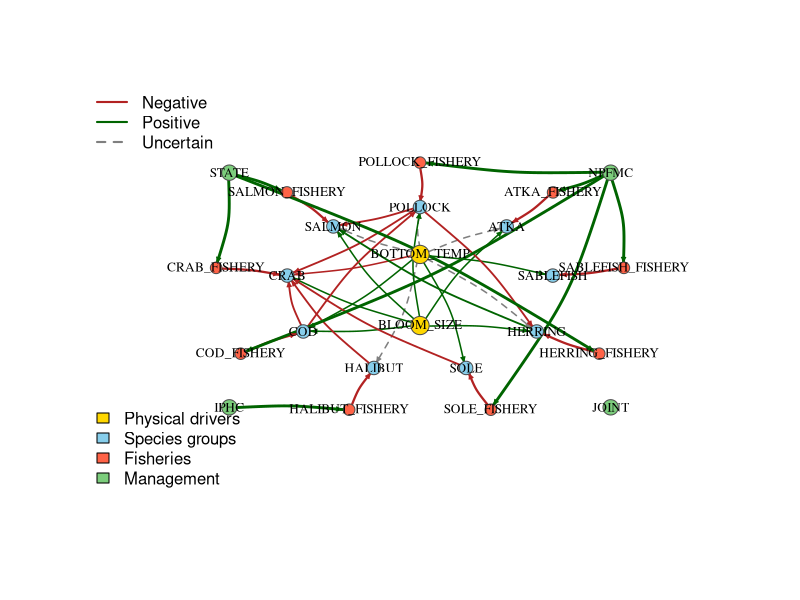

R code for this plot:
library(tibble)
library(dplyr)
library(igraph)

#-----------------------------
# 1. Define nodes
#-----------------------------
nodes <- tibble(
  name = c(
    # physical drivers
    "BOTTOM_TEMP", "BLOOM_SIZE",
    
    # species
    "POLLOCK", "SALMON", "CRAB", "COD", "HALIBUT",
    "SOLE", "HERRING", "SABLEFISH", "ATKA",
    
    # fisheries
    "POLLOCK_FISHERY", "SALMON_FISHERY", "CRAB_FISHERY", "COD_FISHERY",
    "HALIBUT_FISHERY", "SOLE_FISHERY", "HERRING_FISHERY",
    "SABLEFISH_FISHERY", "ATKA_FISHERY",
    
    # management
    "NPFMC", "STATE", "IPHC", "JOINT"
  ),
  layer = c(
    rep("physical", 2),
    rep("species", 9),
    rep("fishery", 9),
    rep("management", 4)
  )
)

#-----------------------------
# 2. Define edges
#-----------------------------
edges <- tribble(
  ~from,              ~to,                 ~sign, ~type,
  
  # physical -> species
  "BOTTOM_TEMP",      "CRAB",              "-",   "physical",
  "BOTTOM_TEMP",      "COD",               "+",   "physical",
  "BOTTOM_TEMP",      "SOLE",              "+",   "physical",
  "BOTTOM_TEMP",      "POLLOCK",           "0/?", "physical",
  "BOTTOM_TEMP",      "SALMON",            "0/?", "physical",
  "BOTTOM_TEMP",      "HALIBUT",           "0/?", "physical",
  "BOTTOM_TEMP",      "HERRING",           "0/?", "physical",
  "BOTTOM_TEMP",      "SABLEFISH",         "+",   "physical",
  "BOTTOM_TEMP",      "ATKA",              "0/?", "physical",
  
  "BLOOM_SIZE",       "POLLOCK",           "+",   "physical",
  "BLOOM_SIZE",       "SALMON",            "+",   "physical",
  "BLOOM_SIZE",       "CRAB",              "+",   "physical",
  "BLOOM_SIZE",       "COD",               "+",   "physical",
  "BLOOM_SIZE",       "HERRING",           "+",   "physical",
  "BLOOM_SIZE",       "ATKA",              "+",   "physical",
  
  # species -> species
  "POLLOCK",          "SALMON",            "-",   "ecological",
  "POLLOCK",          "CRAB",              "-",   "ecological",
  "POLLOCK",          "HERRING",           "-",   "ecological",
  "COD",              "CRAB",              "-",   "ecological",
  "COD",              "POLLOCK",           "-",   "ecological",
  "HALIBUT",          "CRAB",              "-",   "ecological",
  "SOLE",             "CRAB",              "-",   "ecological",
  "HERRING",          "SALMON",            "+",   "ecological",
  
  # fisheries -> species
  "POLLOCK_FISHERY",  "POLLOCK",           "-",   "harvest",
  "SALMON_FISHERY",   "SALMON",            "-",   "harvest",
  "CRAB_FISHERY",     "CRAB",              "-",   "harvest",
  "COD_FISHERY",      "COD",               "-",   "harvest",
  "HALIBUT_FISHERY",  "HALIBUT",           "-",   "harvest",
  "SOLE_FISHERY",     "SOLE",              "-",   "harvest",
  "HERRING_FISHERY",  "HERRING",           "-",   "harvest",
  "SABLEFISH_FISHERY","SABLEFISH",         "-",   "harvest",
  "ATKA_FISHERY",     "ATKA",              "-",   "harvest",
  
  # management -> fisheries
  "NPFMC",            "POLLOCK_FISHERY",   "+",   "management",
  "NPFMC",            "COD_FISHERY",       "+",   "management",
  "NPFMC",            "SOLE_FISHERY",      "+",   "management",
  "NPFMC",            "SABLEFISH_FISHERY", "+",   "management",
  "NPFMC",            "ATKA_FISHERY",      "+",   "management",
  
  "STATE",            "SALMON_FISHERY",    "+",   "management",
  "STATE",            "HERRING_FISHERY",   "+",   "management",
  
  "STATE",            "CRAB_FISHERY",      "+",   "management",
  "IPHC",             "HALIBUT_FISHERY",   "+",   "management"
)

#-----------------------------
# 3. Helper to place nodes on a ring
#-----------------------------
place_ring <- function(names_vec, radius, start_angle = 0) {
  n <- length(names_vec)
  angles <- seq(0, 2*pi, length.out = n + 1)[-(n + 1)] + start_angle
  tibble(
    name = names_vec,
    x = radius * cos(angles),
    y = radius * sin(angles)
  )
}

#-----------------------------
# 4. Build ring layout
#-----------------------------
physical_nodes   <- nodes %>% filter(layer == "physical")   %>% pull(name)
species_nodes    <- nodes %>% filter(layer == "species")    %>% pull(name)
fishery_nodes    <- nodes %>% filter(layer == "fishery")    %>% pull(name)
management_nodes <- nodes %>% filter(layer == "management") %>% pull(name)

layout_tbl <- bind_rows(
  place_ring(physical_nodes,   radius = 1.2, start_angle = pi/2),
  place_ring(species_nodes,    radius = 2.8, start_angle = pi/2),
  place_ring(fishery_nodes,    radius = 4.3, start_angle = pi/2),
  place_ring(management_nodes, radius = 5.6, start_angle = pi/4)
) %>%
  left_join(nodes, by = "name")

#-----------------------------
# 5. Build graph
#-----------------------------
g <- graph_from_data_frame(edges, vertices = nodes, directed = TRUE)

# reorder layout to match graph vertex order
layout_mat <- layout_tbl %>%
  slice(match(V(g)$name, name)) %>%
  select(x, y) %>%
  as.matrix()

#-----------------------------
# 6. Styling
#-----------------------------
# node colors by layer
layer_cols <- c(
  physical   = "gold",
  species    = "skyblue",
  fishery    = "tomato",
  management = "palegreen3"
)

V(g)$color <- layer_cols[layout_tbl$layer[match(V(g)$name, layout_tbl$name)]]
V(g)$size <- c(
  physical = 38,
  species = 28,
  fishery = 24,
  management = 32
)[layout_tbl$layer[match(V(g)$name, layout_tbl$name)]]

V(g)$frame.color <- "gray30"
V(g)$label.cex <- 0.8
V(g)$label.color <- "black"

# edge color by sign
E(g)$color <- case_when(
  edges$sign == "-"   ~ "firebrick",
  edges$sign == "+"   ~ "darkgreen",
  TRUE                ~ "gray50"
)

E(g)$lty <- ifelse(edges$sign == "0/?", 2, 1)
E(g)$width <- case_when(
  edges$type == "management" ~ 2.8,
  edges$type == "harvest"    ~ 2.2,
  edges$type == "ecological" ~ 1.8,
  edges$type == "physical"   ~ 1.5
)
E(g)$arrow.size <- 0.35
E(g)$curved <- 0.12

#-----------------------------
# 7. Plot
#-----------------------------
plot(
  g,
  layout = layout_mat,
  rescale = FALSE,
  xlim = c(-6.5, 6.5),
  ylim = c(-6.5, 6.5),
  margin = 0.05,
  edge.curved = E(g)$curved,
  asp = 0
)

legend(
  "topleft",
  legend = c("Negative", "Positive", "Uncertain"),
  col = c("firebrick", "darkgreen", "gray50"),
  lty = c(1, 1, 2),
  lwd = 2,
  bty = "n"
)

legend(
  "bottomleft",
  legend = c("Physical drivers", "Species groups", "Fisheries", "Management"),
  fill = c("gold", "skyblue", "tomato", "palegreen3"),
  bty = "n"
)
